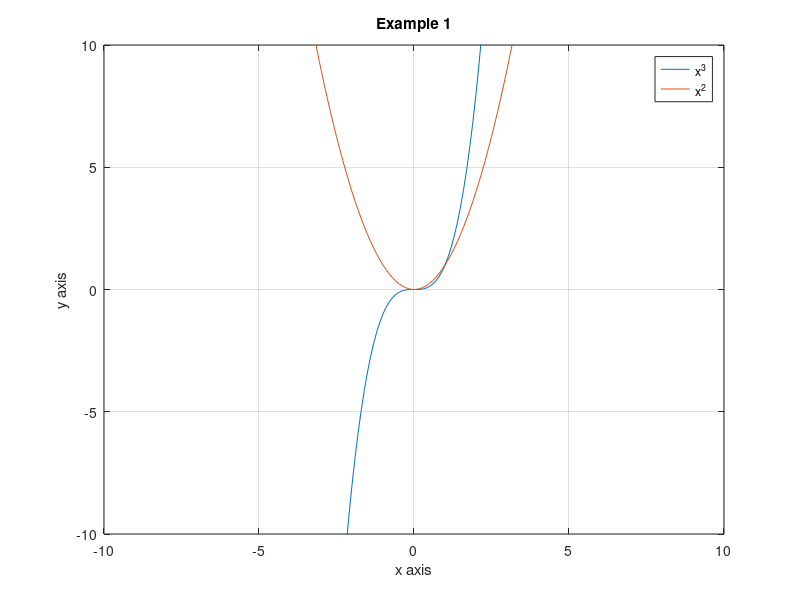
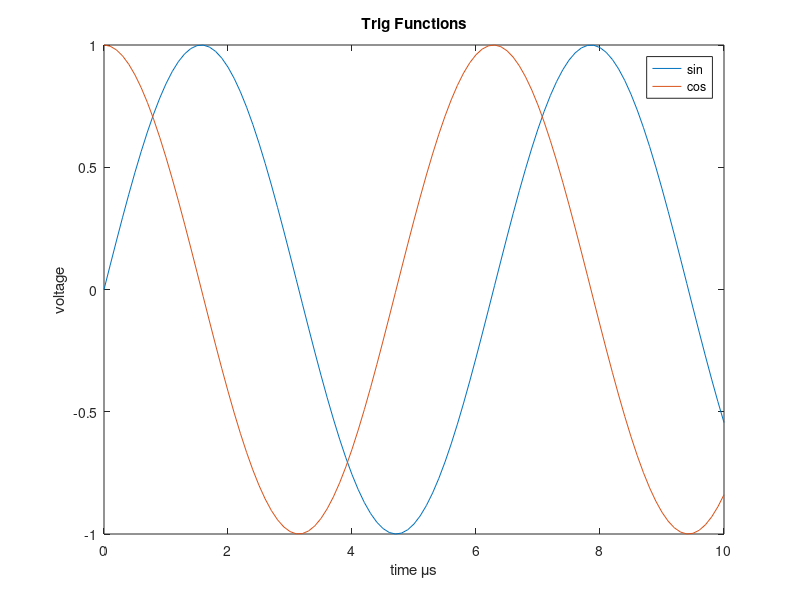
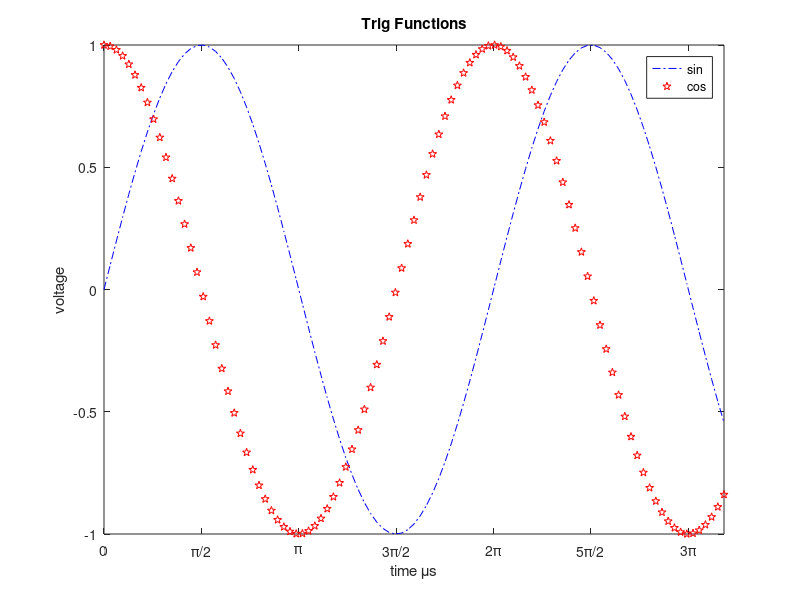
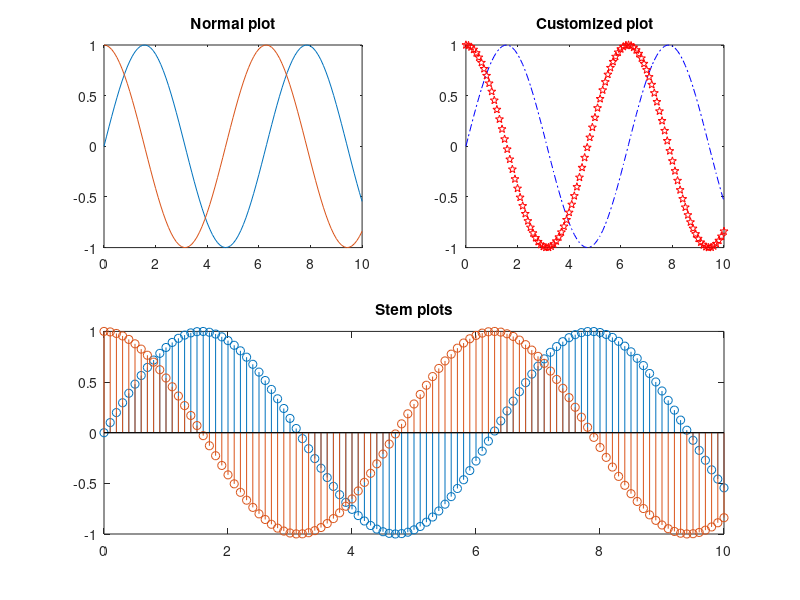

Source code (MATLAB) for these figures, in order: (Note: this script raises an error after producing the figures.)
%% Lesson 4
%
% In this lesson we will cover:
%
% - Control sequences (for, while, if, try, catch)
% - Plotting
%
%% Control Sequences
%
% Similar to C, MATALB has control sequence commands. Last class we explored
% for loops and the difference between for loops and vectorization. Even
% though vectorization is more computationally efficient than loops,
% sometimes for loops, and other control sequences, are necessary, such as
% to perform simulations. However, assuming that everyone has an
% understanding of control sequences, I would not delve too deep into the
% discussion of the mechanics of if and while statements, but rather, I
% would show you the semantics of the statmeents. 

%% For loops (A review)

total=0;
for i=1:10
    total = total + i;
end
total

%% If...Else Statements

vgpa = 1.76;
wgpa = 2.52;
xgpa = 3.55;
ygpa = 3.76;
zgpa = 3.83;
gpa = xgpa;
if gpa < 2
    fprintf('You are in DANGER!!!\n')
elseif gpa >= 2 && gpa < 3.5
    fprintf('You are safe.\n')
elseif gpa >= 3.5 && gpa < 3.7
    fprintf('Cum Laude\n')
elseif gpa >= 3.7 && gpa < 3.8
    fprintf('Magna Cum Laude\n')
elseif gpa >= 3.8 && gpa < 4
    fprintf('Summa Cum Laude\n')
end

%% While loop

total=0;
i=0;
while i<=10
    total = total + i;
    i = i+1;
end
total

%% Try and Catch blocks
%
% Try and catch blocks are particularly useful if you don't know whether a 
% certain statement would occur and the new code depends on that certain 
% line of code. Try and catch allows you to "catch" errors and display 
% error statements.

try
    a = [1 2; 3 4];
    b = [1 2 3 4];
    c = a*b          % Can't do this! not the same dimensions!
catch err
    fprintf('You are trying to do something which is not allowed');
    % you can check documation for more things you you can do and
    % information you can get from the error
end

%% Plotting
%
% We are going to go through several plotting schemes, and explore how you
% can customize plotting. We would go through 2D plotting, surface
% plotting, subplot, stem plot and 3D plotting

%% 2D plotting

x = -10:0.1:10;
y = x.^3;
plot(x,y,'DisplayName','x^3');              % plotting line graph
xlabel('x axis');
ylabel('y axis');
title('Example 1');
grid on;
axis([-10 10 -10 10]);

hold on;                % plotting more than 1 plot on 1 figure rather than overwriting

y2 = x.^2;
plot(x, y2, 'DisplayName','x^2');
legend('show');                             % 'DisplayName does this

%%
% Example 2: Plotting sine and cosine

t = 0:.1:10;
d1 = sin(t);
d2 = cos(t);

figure 
plot(t,[d1.' d2.']) % plot(t,d1,t,d2)

title('Trig Functions')
xlabel('time \mus') % \mus is a special symbol. Other examples include: \beta, \pi, \leq, \infty 
ylabel('voltage')
legend('sin','cos')

%% Here we are going to get a bit fancy and change up some stuff. 
figure;

plot(t,d1,'b-.',t,d2,'rp') % We are changing up the line pattern and color
title('Trig Functions')
xlabel('time \mus') % \mus is a special symbol. Other examples include: \beta, \pi, \leq, \infty 
ylabel('voltage')
legend('sin','cos')
xticks(0:pi/2:10)
xticklabels({'0','\pi/2','\pi','3\pi/2','2\pi', '5\pi/2','3\pi'})

% Many other options availible for plotting. Check the documentation or
% search online for options.

%% Subplots
% Subplots exist for stylistic purposes. Let's say you have a signal and
% you want to plot the magnitude and phase of the signal itself. It would
% make more sense if the magnitude and phase plots exist in the same
% figure. There are several examples fo subplot below to explain how it
% works. Note that linear indexing of plots is different from normal linear
% indexing.

figure;
subplot(2,2,1)                    % subplot(# of rows, # of columns, index)
plot(t,d1)
hold on;
plot(t,d2)
title('Normal plot')

subplot(2,2,2)                    % index runs down rows, not columns!
plot(t,d1,'b-.',t,d2,'rp')
title('Customized plot')

% Stem plots
% stem plots are particularly useful when you are representing digital
% signals, hence it is good (and necessary) to learn them too!
subplot(2,2,[3 4])                % takes up two slots
stem(t,d1)
hold on;
stem(t,d2)
title('Stem plots')

sgtitle('Subplots')

%% 3D and surface plots

% 3D plotting (curves): The helix
t = linspace(0,10*pi);
figure;
plot3(sin(t),cos(t),t)
xlabel('sin(t)'),ylabel('cos(t)'),zlabel('t')
text(0,0,0,'origin')
grid on;
title('Helix')

%% Surface plot
a1 = -2:0.25:2;
b1 = a1;
[A1,B1] = meshgrid(a1);
% Here we plot the surface of f(x) = x*exp^-(x.^2+y.^2)
F = A1.*exp(-A1.^2-B1.^2);
figure;
surf(A1,B1,F)

%% Mesh plot
% A different look
figure;
mesh(A1,B1,F)
